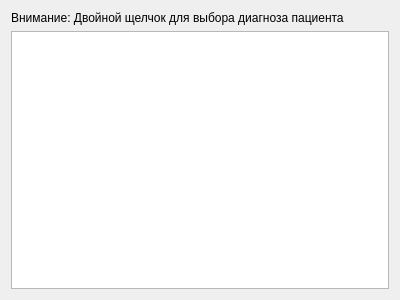
<?xml version="1.0" encoding="UTF-8"?>
<ui version="4.0">
 <class>Dialog_diagnos_selected_patient</class>
 <widget class="QDialog" name="Dialog_diagnos_selected_patient">
  <property name="geometry">
   <rect>
    <x>0</x>
    <y>0</y>
    <width>400</width>
    <height>300</height>
   </rect>
  </property>
  <property name="windowTitle">
   <string>Dialog</string>
  </property>
  <layout class="QVBoxLayout" name="verticalLayout">
   <item>
    <widget class="QLabel" name="label">
     <property name="text">
      <string>Внимание: Двойной щелчок для выбора диагноза пациента</string>
     </property>
    </widget>
   </item>
   <item>
    <widget class="QTableView" name="tableView">
     <property name="editTriggers">
      <set>QAbstractItemView::AnyKeyPressed|QAbstractItemView::EditKeyPressed</set>
     </property>
     <property name="selectionMode">
      <enum>QAbstractItemView::SingleSelection</enum>
     </property>
     <property name="selectionBehavior">
      <enum>QAbstractItemView::SelectRows</enum>
     </property>
    </widget>
   </item>
  </layout>
 </widget>
 <resources/>
 <connections/>
</ui>
